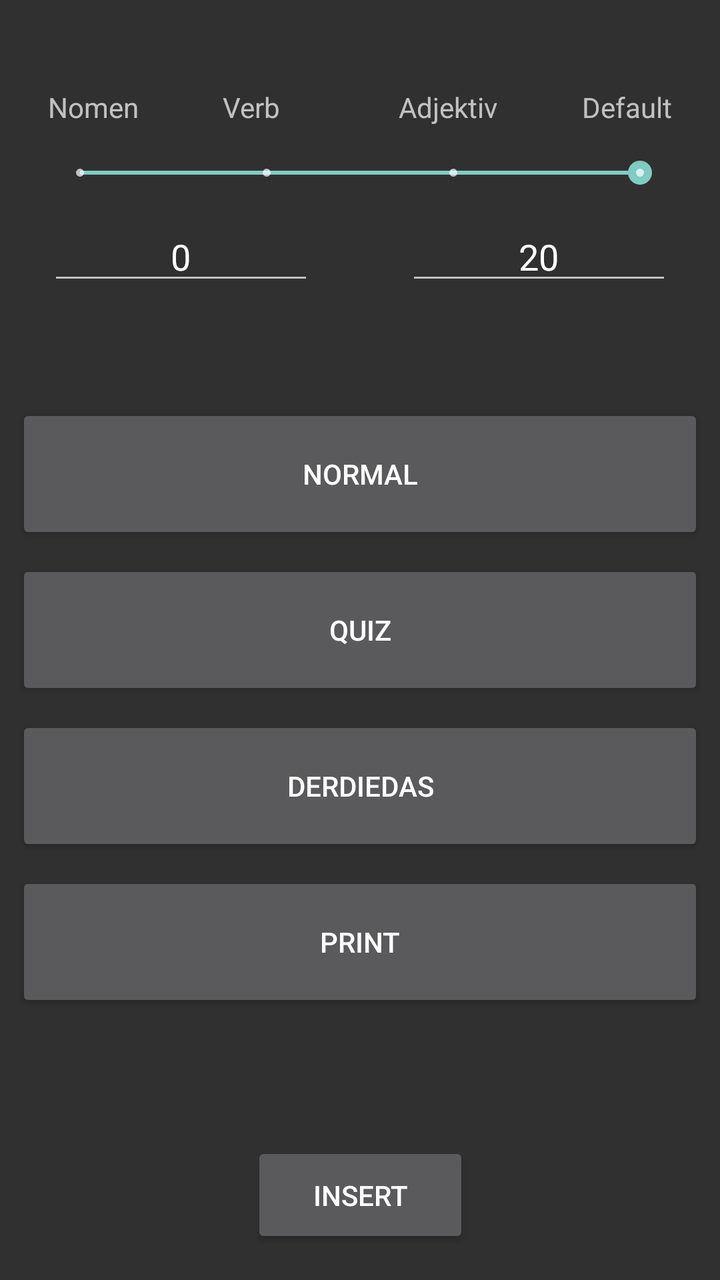
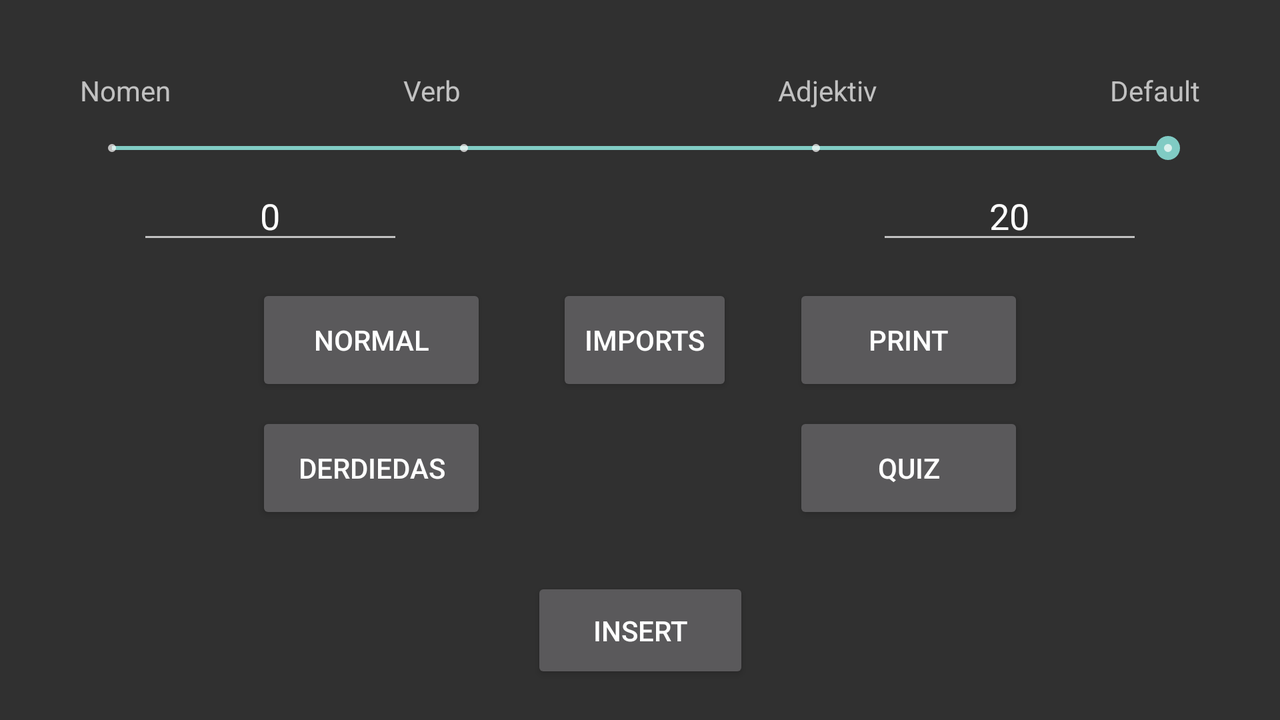

The same Android screen from two of the app's own layout files: first res/layout/ as a phone draws it, then the author's variant for another configuration, drawn on a device whose configuration selects that folder. Both files follow.
<!-- AndroidManifest.xml: application theme Theme.AppCompat.NoActionBar -->
<!-- res/layout/main.xml -->
<?xml version="1.0" encoding="utf-8"?>
<android.support.constraint.ConstraintLayout xmlns:android="http://schemas.android.com/apk/res/android"
    xmlns:app="http://schemas.android.com/apk/res-auto"
    xmlns:tools="http://schemas.android.com/tools"
    android:layout_width="match_parent"
    android:layout_height="match_parent">

    <Button
        android:id="@+id/insert"
        android:layout_width="109dp"
        android:layout_height="53dp"
        android:layout_marginBottom="16dp"
        android:text="Insert"
        app:layout_constraintBottom_toBottomOf="parent"
        app:layout_constraintEnd_toEndOf="parent"
        app:layout_constraintStart_toStartOf="parent" />

    <LinearLayout
        android:id="@+id/linearLayout"
        android:layout_width="0dp"
        android:layout_height="wrap_content"
        android:layout_marginTop="32dp"
        android:layout_marginBottom="8dp"
        android:orientation="vertical"
        app:layout_constraintBottom_toTopOf="@+id/insert"
        app:layout_constraintEnd_toEndOf="parent"
        app:layout_constraintHorizontal_bias="0.0"
        app:layout_constraintStart_toStartOf="parent"
        app:layout_constraintTop_toBottomOf="@+id/constraintLayout6"
        app:layout_constraintVertical_bias="0.0">

        <Button
            android:id="@+id/Normal"
            android:layout_width="match_parent"
            android:layout_height="70dp"
            android:layout_marginStart="8dp"
            android:layout_marginLeft="8dp"
            android:layout_marginTop="8dp"
            android:layout_marginEnd="8dp"
            android:layout_marginRight="8dp"
            android:text="Normal"
            app:layout_constraintEnd_toEndOf="parent"
            app:layout_constraintStart_toStartOf="parent"
            app:layout_constraintTop_toBottomOf="@+id/Normal" />

        <Button
            android:id="@+id/Quiz"
            android:layout_width="match_parent"
            android:layout_height="70dp"
            android:layout_marginStart="8dp"
            android:layout_marginLeft="8dp"
            android:layout_marginTop="8dp"
            android:layout_marginEnd="8dp"
            android:layout_marginRight="8dp"
            android:text="Quiz"
            app:layout_constraintEnd_toEndOf="parent"
            app:layout_constraintStart_toStartOf="parent"
            app:layout_constraintTop_toBottomOf="@+id/Normal" />

        <Button
            android:id="@+id/derdiedas"
            android:layout_width="match_parent"
            android:layout_height="70dp"
            android:layout_marginStart="8dp"
            android:layout_marginLeft="8dp"
            android:layout_marginTop="8dp"
            android:layout_marginEnd="8dp"
            android:layout_marginRight="8dp"
            android:text="derdiedas"
            app:layout_constraintEnd_toEndOf="parent"
            app:layout_constraintStart_toStartOf="parent"
            app:layout_constraintTop_toBottomOf="@+id/Quiz" />

        <Button
            android:id="@+id/print"
            android:layout_width="match_parent"
            android:layout_height="70dp"
            android:layout_marginStart="8dp"
            android:layout_marginLeft="8dp"
            android:layout_marginTop="8dp"
            android:layout_marginEnd="8dp"
            android:layout_marginRight="8dp"
            android:text="Print"
            android:visibility="visible"
            app:layout_constraintEnd_toEndOf="parent"
            app:layout_constraintHorizontal_bias="0.508"
            app:layout_constraintStart_toStartOf="parent"
            tools:layout_editor_absoluteY="309dp" />

        <Button
            android:id="@+id/learn"
            android:layout_width="match_parent"
            android:layout_height="70dp"
            android:layout_marginStart="8dp"
            android:layout_marginLeft="8dp"
            android:layout_marginTop="8dp"
            android:layout_marginEnd="8dp"
            android:layout_marginRight="8dp"
            android:text="Learning"
            android:visibility="gone"
            app:layout_constraintEnd_toEndOf="parent"
            app:layout_constraintHorizontal_bias="0.508"
            app:layout_constraintStart_toStartOf="parent"
            app:layout_constraintTop_toBottomOf="@+id/derdiedas" />
    </LinearLayout>

    <android.support.constraint.Guideline
        android:id="@+id/guideline7"
        android:layout_width="wrap_content"
        android:layout_height="wrap_content"
        android:orientation="vertical"
        app:layout_constraintGuide_begin="3dp" />

    <android.support.constraint.ConstraintLayout
        android:id="@+id/constraintLayout6"
        android:layout_width="match_parent"
        android:layout_height="154dp"
        android:layout_marginStart="8dp"
        android:layout_marginLeft="8dp"
        android:layout_marginTop="8dp"
        android:layout_marginEnd="8dp"
        android:layout_marginRight="8dp"
        app:layout_constraintEnd_toEndOf="parent"
        app:layout_constraintStart_toStartOf="parent"
        app:layout_constraintTop_toTopOf="parent">

        <EditText
            android:id="@+id/nfrom"
            android:layout_width="133dp"
            android:layout_height="wrap_content"
            android:layout_marginStart="16dp"
            android:layout_marginLeft="16dp"
            android:layout_marginTop="8dp"
            android:ems="10"
            android:gravity="center"
            android:hint="0"
            android:inputType="number"
            android:text="0"
            app:layout_constraintStart_toStartOf="parent"
            app:layout_constraintTop_toBottomOf="@+id/seekBar" />

        <EditText
            android:id="@+id/nto"
            android:layout_width="133dp"
            android:layout_height="wrap_content"
            android:layout_marginTop="8dp"
            android:layout_marginEnd="16dp"
            android:layout_marginRight="16dp"
            android:ems="10"
            android:gravity="center"
            android:hint="20"
            android:inputType="number"
            android:text="20"
            app:layout_constraintEnd_toEndOf="parent"
            app:layout_constraintTop_toBottomOf="@+id/seekBar" />

        <SeekBar
            android:id="@+id/seekBar"
            style="@style/Widget.AppCompat.SeekBar.Discrete"
            android:layout_width="0dp"
            android:layout_height="23dp"
            android:layout_marginStart="16dp"
            android:layout_marginLeft="16dp"
            android:layout_marginTop="12dp"
            android:layout_marginEnd="16dp"
            android:layout_marginRight="16dp"
            android:max="3"
            android:progress="3"
            app:layout_constraintEnd_toEndOf="parent"
            app:layout_constraintStart_toStartOf="parent"
            app:layout_constraintTop_toBottomOf="@+id/textView9" />

        <TextView
            android:id="@+id/textView8"
            android:layout_width="wrap_content"
            android:layout_height="wrap_content"
            android:layout_marginStart="16dp"
            android:layout_marginLeft="16dp"
            android:text="Nomen"
            app:layout_constraintStart_toStartOf="parent"
            app:layout_constraintTop_toTopOf="@+id/textView9" />

        <TextView
            android:id="@+id/textView9"
            android:layout_width="wrap_content"
            android:layout_height="wrap_content"
            android:layout_marginTop="36dp"
            android:text="Verb"
            app:layout_constraintStart_toStartOf="@+id/guideline12"
            app:layout_constraintTop_toTopOf="parent" />

        <TextView
            android:id="@+id/textView10"
            android:layout_width="wrap_content"
            android:layout_height="wrap_content"
            android:text="Adjektiv"
            app:layout_constraintEnd_toStartOf="@+id/guideline13"
            app:layout_constraintTop_toTopOf="@+id/textView9" />

        <TextView
            android:id="@+id/textView11"
            android:layout_width="wrap_content"
            android:layout_height="wrap_content"
            android:layout_marginEnd="16dp"
            android:layout_marginRight="16dp"
            android:text="Default"
            app:layout_constraintEnd_toEndOf="parent"
            app:layout_constraintTop_toTopOf="@+id/textView10" />

        <android.support.constraint.Guideline
            android:id="@+id/guideline12"
            android:layout_width="wrap_content"
            android:layout_height="wrap_content"
            android:layout_marginStart="16dp"
            android:layout_marginLeft="16dp"
            android:layout_marginEnd="16dp"
            android:layout_marginRight="16dp"
            android:orientation="vertical"
            app:layout_constraintEnd_toEndOf="parent"
            app:layout_constraintGuide_percent="0.30"
            app:layout_constraintStart_toStartOf="parent" />

        <android.support.constraint.Guideline
            android:id="@+id/guideline13"
            android:layout_width="wrap_content"
            android:layout_height="wrap_content"
            android:layout_marginStart="16dp"
            android:layout_marginLeft="16dp"
            android:layout_marginEnd="16dp"
            android:layout_marginRight="16dp"
            android:orientation="vertical"
            app:layout_constraintEnd_toEndOf="parent"
            app:layout_constraintGuide_percent="0.70"
            app:layout_constraintStart_toStartOf="parent" />

    </android.support.constraint.ConstraintLayout>

</android.support.constraint.ConstraintLayout>
<!-- resources referenced by this layout -->
<resources>

</resources>
<!-- res/layout-land/main.xml (the author's variant of the layout above) -->
<!-- drawn on the phone turned sideways -->
<?xml version="1.0" encoding="utf-8"?>
<android.support.constraint.ConstraintLayout xmlns:android="http://schemas.android.com/apk/res/android"
    xmlns:app="http://schemas.android.com/apk/res-auto"
    xmlns:tools="http://schemas.android.com/tools"
    android:layout_width="match_parent"
    android:layout_height="match_parent">

    <Button
        android:id="@+id/insert"
        android:layout_width="109dp"
        android:layout_height="53dp"
        android:text="Insert"
        app:layout_constraintBottom_toBottomOf="parent"
        app:layout_constraintEnd_toEndOf="parent"
        app:layout_constraintStart_toStartOf="parent"
        app:layout_constraintTop_toTopOf="@+id/guideline20" />

    <android.support.constraint.ConstraintLayout
        android:id="@+id/linearLayout"
        android:layout_width="0dp"
        android:layout_height="0dp"
        android:orientation="vertical"
        app:layout_constraintBottom_toTopOf="@+id/guideline20"
        app:layout_constraintEnd_toStartOf="@+id/guideline10"
        app:layout_constraintHorizontal_bias="0.0"
        app:layout_constraintStart_toStartOf="@+id/guideline8"
        app:layout_constraintTop_toTopOf="@+id/guideline21">



        <Button
            android:id="@+id/imports"
            android:layout_width="wrap_content"
            android:layout_height="0dp"
            android:layout_marginStart="8dp"
            android:layout_marginLeft="8dp"
            android:layout_marginEnd="8dp"
            android:layout_marginRight="8dp"
            android:text="imports"
            android:visibility="visible"
            app:layout_constraintBottom_toTopOf="@+id/guideline15"
            app:layout_constraintEnd_toEndOf="parent"
            app:layout_constraintHorizontal_bias="0.508"
            app:layout_constraintStart_toStartOf="parent"
            app:layout_constraintTop_toTopOf="@+id/Normal"
            app:layout_constraintVertical_bias="0.0" />

        <Button
            android:id="@+id/Normal"
            android:layout_width="0dp"
            android:layout_height="0dp"
            android:layout_marginTop="16dp"
            android:text="Normal"
            app:layout_constraintBottom_toTopOf="@+id/guideline15"
            app:layout_constraintEnd_toStartOf="@+id/guideline16"
            app:layout_constraintStart_toStartOf="parent"
            app:layout_constraintTop_toTopOf="parent" />

        <Button
            android:id="@+id/Quiz"
            android:layout_width="0dp"
            android:layout_height="0dp"
            android:text="Quiz"
            app:layout_constraintBottom_toBottomOf="@+id/derdiedas"
            app:layout_constraintEnd_toEndOf="parent"
            app:layout_constraintStart_toStartOf="@+id/guideline19"
            app:layout_constraintTop_toTopOf="@+id/derdiedas" />

        <Button
            android:id="@+id/derdiedas"
            android:layout_width="0dp"
            android:layout_height="0dp"
            android:layout_marginTop="8dp"
            android:layout_marginBottom="8dp"
            android:text="derdiedas"
            app:layout_constraintBottom_toBottomOf="parent"
            app:layout_constraintEnd_toStartOf="@+id/guideline16"
            app:layout_constraintStart_toStartOf="@+id/Normal"
            app:layout_constraintTop_toTopOf="@+id/guideline15" />

        <Button
            android:id="@+id/print"
            android:layout_width="0dp"
            android:layout_height="0dp"
            android:text="Print"
            android:visibility="visible"
            app:layout_constraintBottom_toBottomOf="@+id/Normal"
            app:layout_constraintEnd_toEndOf="@+id/Quiz"
            app:layout_constraintStart_toStartOf="@+id/guideline19"
            app:layout_constraintTop_toTopOf="@+id/Normal" />

        <Button
            android:id="@+id/learn"
            android:layout_width="match_parent"
            android:layout_height="wrap_content"
            android:layout_marginStart="8dp"
            android:layout_marginLeft="8dp"
            android:layout_marginTop="8dp"
            android:layout_marginEnd="8dp"
            android:layout_marginRight="8dp"
            android:text="Learning"
            android:visibility="gone"
            app:layout_constraintEnd_toEndOf="parent"
            app:layout_constraintHorizontal_bias="0.508"
            app:layout_constraintStart_toStartOf="parent"
            app:layout_constraintTop_toBottomOf="@+id/derdiedas" />

        <android.support.constraint.Guideline
            android:id="@+id/guideline15"
            android:layout_width="wrap_content"
            android:layout_height="wrap_content"
            android:orientation="horizontal"
            app:layout_constraintBottom_toBottomOf="parent"
            app:layout_constraintGuide_percent="0.5"
            app:layout_constraintTop_toTopOf="parent" />

        <android.support.constraint.Guideline
            android:id="@+id/guideline16"
            android:layout_width="wrap_content"
            android:layout_height="wrap_content"
            android:orientation="vertical"
            app:layout_constraintEnd_toEndOf="parent"
            app:layout_constraintGuide_percent="0.3"
            app:layout_constraintStart_toStartOf="parent" />

        <android.support.constraint.Guideline
            android:id="@+id/guideline19"
            android:layout_width="wrap_content"
            android:layout_height="wrap_content"
            android:orientation="vertical"
            app:layout_constraintGuide_percent="0.7" />

    </android.support.constraint.ConstraintLayout>

    <android.support.constraint.Guideline
        android:id="@+id/guideline7"
        android:layout_width="wrap_content"
        android:layout_height="wrap_content"
        android:orientation="vertical"
        app:layout_constraintGuide_begin="3dp" />

    <android.support.constraint.ConstraintLayout
        android:id="@+id/constraintLayout6"
        android:layout_width="match_parent"
        android:layout_height="wrap_content"
        android:layout_marginStart="24dp"
        android:layout_marginLeft="24dp"
        android:layout_marginEnd="24dp"
        android:layout_marginRight="24dp"
        app:layout_constraintBottom_toTopOf="@+id/guideline21"
        app:layout_constraintEnd_toEndOf="parent"
        app:layout_constraintStart_toStartOf="parent"
        app:layout_constraintTop_toTopOf="@+id/guideline22">

        <EditText
            android:id="@+id/nfrom"
            android:layout_width="133dp"
            android:layout_height="wrap_content"
            android:layout_marginStart="16dp"
            android:layout_marginLeft="16dp"
            android:ems="10"
            android:gravity="center"
            android:hint="0"
            android:inputType="number"
            android:text="0"
            app:layout_constraintEnd_toStartOf="@+id/guideline12"
            app:layout_constraintHorizontal_bias="1.0"
            app:layout_constraintStart_toStartOf="parent"
            app:layout_constraintTop_toBottomOf="@+id/seekBar" />

        <EditText
            android:id="@+id/rate"
            android:layout_width="133dp"
            android:layout_height="wrap_content"
            android:layout_marginEnd="16dp"
            android:layout_marginRight="16dp"
            android:ems="10"
            android:gravity="center"
            android:hint="20"
            android:inputType="number"
            android:text="20"
            app:layout_constraintEnd_toEndOf="parent"
            app:layout_constraintHorizontal_bias="0.0"
            app:layout_constraintStart_toStartOf="@+id/guideline13"
            app:layout_constraintTop_toBottomOf="@+id/seekBar" />

        <SeekBar
            android:id="@+id/seekBar"
            style="@style/Widget.AppCompat.SeekBar.Discrete"
            android:layout_width="0dp"
            android:layout_height="23dp"
            android:layout_marginStart="16dp"
            android:layout_marginLeft="16dp"
            android:layout_marginTop="8dp"
            android:layout_marginEnd="16dp"
            android:layout_marginRight="16dp"
            android:max="3"
            android:progress="3"
            app:layout_constraintEnd_toEndOf="parent"
            app:layout_constraintStart_toStartOf="parent"
            app:layout_constraintTop_toBottomOf="@+id/textView9" />

        <TextView
            android:id="@+id/textView8"
            android:layout_width="wrap_content"
            android:layout_height="wrap_content"
            android:layout_marginStart="16dp"
            android:layout_marginLeft="16dp"
            android:text="Nomen"
            app:layout_constraintStart_toStartOf="parent"
            app:layout_constraintTop_toTopOf="@+id/textView9" />

        <TextView
            android:id="@+id/textView9"
            android:layout_width="wrap_content"
            android:layout_height="wrap_content"
            android:layout_marginTop="8dp"
            android:text="Verb"
            app:layout_constraintStart_toStartOf="@+id/guideline12"
            app:layout_constraintTop_toTopOf="parent" />

        <TextView
            android:id="@+id/textView10"
            android:layout_width="wrap_content"
            android:layout_height="wrap_content"
            android:text="Adjektiv"
            app:layout_constraintEnd_toStartOf="@+id/guideline13"
            app:layout_constraintTop_toTopOf="@+id/textView9" />

        <TextView
            android:id="@+id/textView11"
            android:layout_width="wrap_content"
            android:layout_height="wrap_content"
            android:layout_marginEnd="16dp"
            android:layout_marginRight="16dp"
            android:text="Default"
            app:layout_constraintEnd_toEndOf="parent"
            app:layout_constraintTop_toTopOf="@+id/textView10" />

        <android.support.constraint.Guideline
            android:id="@+id/guideline12"
            android:layout_width="wrap_content"
            android:layout_height="wrap_content"
            android:layout_marginStart="16dp"
            android:layout_marginLeft="16dp"
            android:layout_marginEnd="16dp"
            android:layout_marginRight="16dp"
            android:orientation="vertical"
            app:layout_constraintEnd_toEndOf="parent"
            app:layout_constraintGuide_percent="0.30"
            app:layout_constraintStart_toStartOf="parent" />

        <android.support.constraint.Guideline
            android:id="@+id/guideline13"
            android:layout_width="wrap_content"
            android:layout_height="wrap_content"
            android:layout_marginStart="16dp"
            android:layout_marginLeft="16dp"
            android:layout_marginEnd="16dp"
            android:layout_marginRight="16dp"
            android:orientation="vertical"
            app:layout_constraintEnd_toEndOf="parent"
            app:layout_constraintGuide_percent="0.70"
            app:layout_constraintStart_toStartOf="parent" />

    </android.support.constraint.ConstraintLayout>

    <android.support.constraint.Guideline
        android:id="@+id/guideline8"
        android:layout_width="wrap_content"
        android:layout_height="wrap_content"
        android:orientation="vertical"
        app:layout_constraintBottom_toBottomOf="parent"
        app:layout_constraintGuide_percent="0.20"
        app:layout_constraintTop_toTopOf="parent" />

    <android.support.constraint.Guideline
        android:id="@+id/guideline10"
        android:layout_width="wrap_content"
        android:layout_height="wrap_content"
        android:layout_marginBottom="16dp"
        android:orientation="vertical"
        app:layout_constraintBottom_toBottomOf="parent"
        app:layout_constraintGuide_percent="0.8" />

    <android.support.constraint.Guideline
        android:id="@+id/guideline20"
        android:layout_width="wrap_content"
        android:layout_height="wrap_content"
        android:orientation="horizontal"
        app:layout_constraintGuide_percent="0.75" />

    <android.support.constraint.Guideline
        android:id="@+id/guideline21"
        android:layout_width="wrap_content"
        android:layout_height="wrap_content"
        android:orientation="horizontal"
        app:layout_constraintGuide_percent="0.35" />

    <android.support.constraint.Guideline
        android:id="@+id/guideline22"
        android:layout_width="wrap_content"
        android:layout_height="wrap_content"
        android:layout_marginTop="16dp"
        android:orientation="horizontal"
        app:layout_constraintGuide_percent="0.08"
        app:layout_constraintTop_toTopOf="parent" />

</android.support.constraint.ConstraintLayout>
